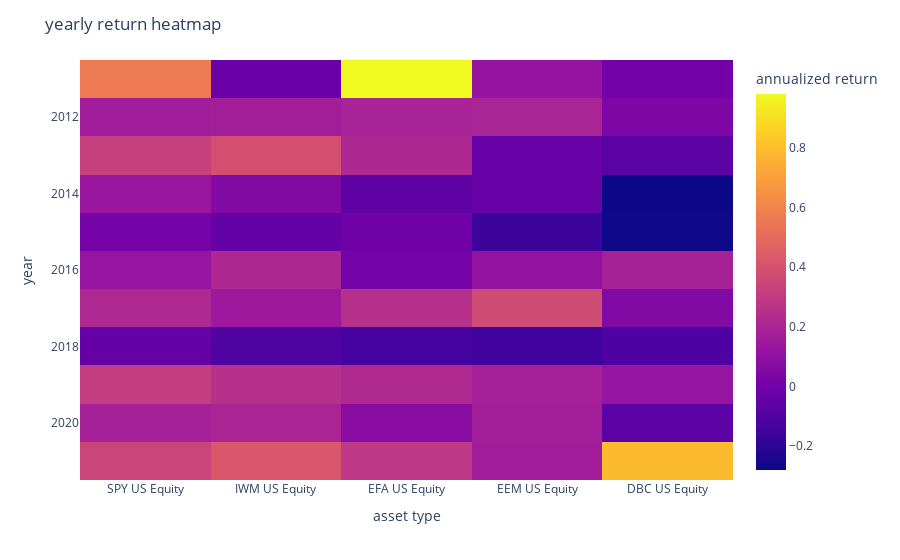

The code cell stored with this chart in its notebook:
### Code cell
Plotting.plot_yearly_return_heatmap(matrix_return_data)

### Figure 1 — Plotly figure (JSON) as saved in the notebook; plotly's stock layout.template omitted (floating-point values rounded to 4 significant figures)
{"data": [{"coloraxis": "coloraxis", "hovertemplate": "asset type: %{x}<br>year: %{y}<br>annualized return: %{z}<extra></extra>", "name": "0", "type": "heatmap", "x": ["SPY US Equity", "IWM US Equity", "EFA US Equity", "EEM US Equity", "DBC US Equity"], "xaxis": "x", "y": [2011, 2012, 2013, 2014, 2015, 2016, 2017, 2018, 2019, 2020, 2021], "yaxis": "y", "z": [[0.564, -0.029, 0.982, 0.117, 0], [0.163, 0.171, 0.192, 0.195, 0.036], [0.323, 0.387, 0.214, -0.037, -0.076], [0.135, 0.05, -0.062, -0.039, -0.281], [0.012, -0.045, -0.01, -0.162, -0.277], [0.12, 0.216, 0.014, 0.109, 0.186], [0.218, 0.146, 0.252, 0.374, 0.049], [-0.046, -0.112, -0.139, -0.154, -0.117], [0.312, 0.254, 0.22, 0.182, 0.118], [0.183, 0.199, 0.076, 0.169, -0.078], [0.344, 0.419, 0.288, 0.16, 0.788]]}], "layout": {"coloraxis": {"colorbar": {"title": {"text": "annualized return"}}, "colorscale": [[0, "#0d0887"], [0.1111, "#46039f"], [0.2222, "#7201a8"], [0.3333, "#9c179e"], [0.4444, "#bd3786"], [0.5556, "#d8576b"], [0.6667, "#ed7953"], [0.7778, "#fb9f3a"], [0.8889, "#fdca26"], [1, "#f0f921"]]}, "margin": {"t": 60}, "title": {"text": "yearly return heatmap"}, "xaxis": {"anchor": "y", "constrain": "domain", "domain": [0, 1], "scaleanchor": "y", "title": {"text": "asset type"}}, "yaxis": {"anchor": "x", "autorange": "reversed", "constrain": "domain", "domain": [0, 1], "title": {"text": "year"}}}}
